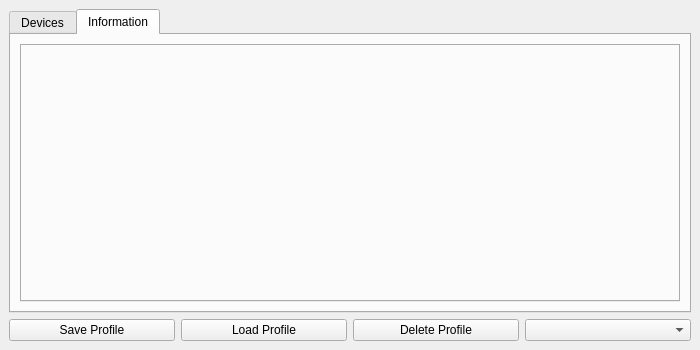
<?xml version="1.0" encoding="UTF-8"?>
<ui version="4.0">
 <class>RGBDialog02Ui</class>
 <widget class="QMainWindow" name="RGBDialog02Ui">
  <property name="geometry">
   <rect>
    <x>0</x>
    <y>0</y>
    <width>700</width>
    <height>350</height>
   </rect>
  </property>
  <property name="windowTitle">
   <string>MainWindow</string>
  </property>
  <widget class="QWidget" name="centralwidget">
   <layout class="QGridLayout" name="gridLayout">
    <item row="0" column="0" colspan="4">
     <widget class="QTabWidget" name="MainTabBar">
      <property name="tabShape">
       <enum>QTabWidget::Rounded</enum>
      </property>
      <property name="currentIndex">
       <number>1</number>
      </property>
      <property name="iconSize">
       <size>
        <width>20</width>
        <height>20</height>
       </size>
      </property>
      <widget class="QWidget" name="TabDevices">
       <attribute name="title">
        <string>Devices</string>
       </attribute>
       <layout class="QGridLayout" name="gridLayout_4">
        <item row="1" column="0">
         <widget class="QTabWidget" name="DevicesTabBar">
          <property name="tabPosition">
           <enum>QTabWidget::West</enum>
          </property>
         </widget>
        </item>
       </layout>
      </widget>
      <widget class="QWidget" name="TabInformation">
       <attribute name="title">
        <string>Information</string>
       </attribute>
       <layout class="QGridLayout" name="gridLayout_5">
        <item row="0" column="0">
         <widget class="QTabWidget" name="InformationTabBar">
          <property name="tabPosition">
           <enum>QTabWidget::West</enum>
          </property>
          <property name="currentIndex">
           <number>-1</number>
          </property>
         </widget>
        </item>
       </layout>
      </widget>
     </widget>
    </item>
    <item row="1" column="0">
     <widget class="QPushButton" name="ButtonSaveProfile">
      <property name="text">
       <string>Save Profile</string>
      </property>
     </widget>
    </item>
    <item row="1" column="1">
     <widget class="QPushButton" name="ButtonLoadProfile">
      <property name="text">
       <string>Load Profile</string>
      </property>
     </widget>
    </item>
    <item row="1" column="2">
     <widget class="QPushButton" name="ButtonDeleteProfile">
      <property name="text">
       <string>Delete Profile</string>
      </property>
     </widget>
    </item>
    <item row="1" column="3">
     <widget class="QComboBox" name="ProfileBox"/>
    </item>
   </layout>
  </widget>
 </widget>
 <resources/>
 <connections/>
</ui>
